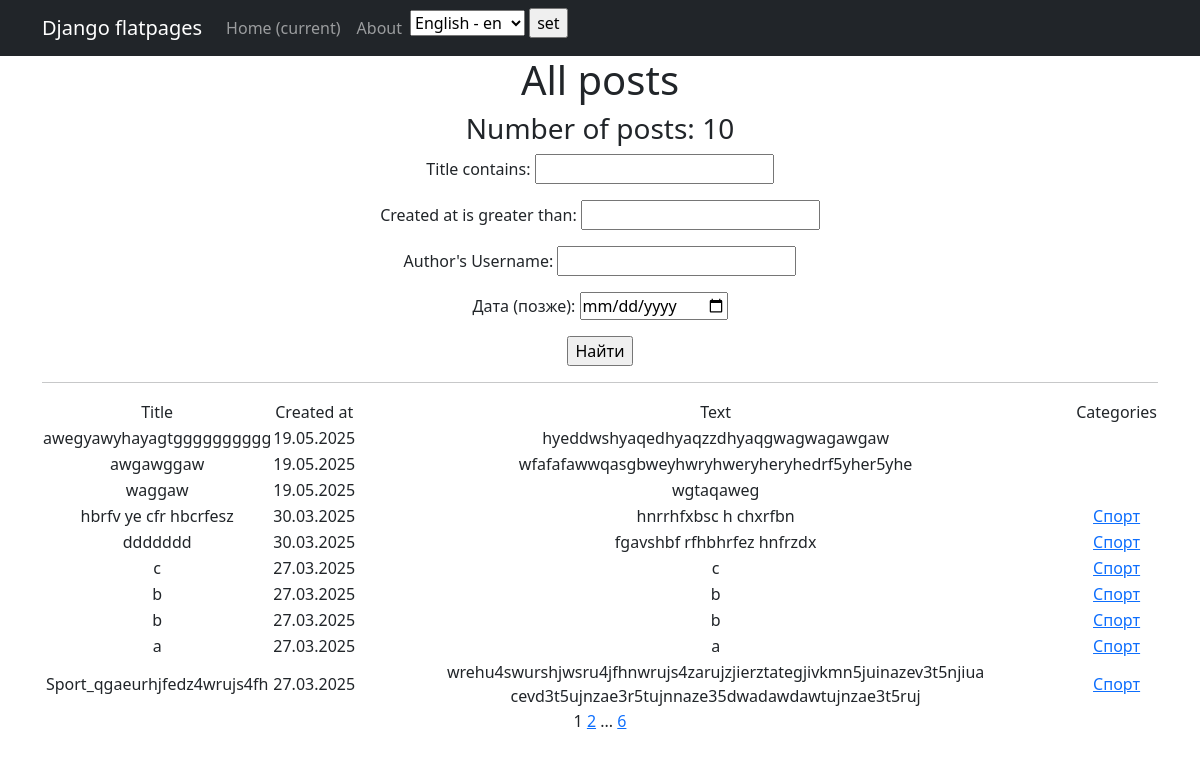
The app's page /news/ (signed in) with its own data.
### news/models.py (models this page shows, shortened)
class Post(models.Model):
    ARTICLE = 'AR'
    NEWS = 'NW'
    POST_TYPES = [
        (ARTICLE, 'статья'),
        (NEWS, 'новость'),
    ]
    post_type = models.CharField(max_length=2, choices=POST_TYPES, default=ARTICLE)
    created_at = models.DateTimeField(auto_now_add=True)
    title = models.CharField(max_length=255)
    text = models.TextField()
    rating = models.IntegerField(default=0)
    author = models.ForeignKey(Author, on_delete=models.CASCADE, related_name="posts")
    categories = models.ManyToManyField(Category, through='PostCategory')

class Category(models.Model):
    name = models.CharField(max_length=255, unique=True)
    subscribers = models.ManyToManyField(User, related_name="categories", blank=True, null=True)
    def __str__(self):
        return self.name  # .title()

### news/views.py (the view)
# urls.py: path('', PostsList.as_view(), name='news_list'),
class PostsList(LoginRequiredMixin, ListView):
    model = Post
    ordering = '-created_at'
    template_name = 'posts.html'
    context_object_name = 'posts'
    paginate_by = 10
    def get_context_data(self, **kwargs):
        context = super().get_context_data(**kwargs)
        context['filterset'] = PostFilter(self.request.GET, queryset=self.get_queryset())
        context['is_not_author'] = not self.request.user.groups.filter(name='authors').exists()
        return context

### news/templatetags/custom_filters.py (called while the page is built)
@register.filter()
def censor(text):
    if not isinstance(text, str):
        return text
    def replace(match):
        word = match.group(0)
        return word[0] + '*' * (len(word) - 1)
    pattern = r'\b(' + '|'.join(re.escape(word) for word in PROFANITY) + r')\b'
    return re.sub(pattern, replace, text, flags=re.IGNORECASE)

### templates/posts.html (shortened to what this page needs)
{% extends 'flatpages/default.html' %}
{% load custom_filters %}
{% load custom_tags %}
{% load cache %}
{% load i18n %}
{% block content %}
    {% cache 300 posts_header %}
    <h1>{% trans 'Все новости' %}</h1>
    <h3>{% trans 'Кол-во новостей:' %} {{ posts|length }}</h3>
    {% endcache %}
    <form action="" method="get">
       {{ filterset.form.as_p }}
       <input type="submit" value="Найти" />
   </form>
    <hr>
    {% if posts %}
        {% cache 300 posts_table %}
        <table>
        <tr>
            <td>{% trans 'Заголовок' %}</td>
            <td>{% trans 'Дата создания' %}</td>
            <td>{% trans 'Текст' %}</td>
            <td>{% trans 'Категории' %}</td>
        </tr>
        {% for post in posts|dictsortreversed:"created_at" %}
        <tr>
            <td>{{ post.title|censor }}</td>
            <td>{{ post.created_at|date:'d.m.Y' }}</td>
            <td>{{ post.text|truncatewords:20|censor }}</td>
            <td>
                {% for category in post.categories.all %}
                    <a href="{% url 'news:category_list' category.id %}">{{ category }}</a>
                {% endfor %}
            </td>
        </tr>
        {% endfor %}
        </table>
        {% endcache %}
    {% else %}
        <h2>{% trans 'Новостей нет!' %}</h2>
    {% endif %}
    {{ page_obj.number }}
    {% if page_obj.has_next %}
        <a href="?page={{ page_obj.next_page_number }}">{{ page_obj.next_page_number }}</a>
        {% if paginator.num_pages != page_obj.next_page_number %}
            ...
            <a href="?page={{ page_obj.paginator.num_pages }}">{{ page_obj.paginator.num_pages }}</a>
        {% endif %}
    {% endif %}
{% endblock content %}

### records on screen
Post: title|censor "awegyawyhayagtgggggggggg", created_at "19.05.2025", text|censor "hyeddwshyaqedhyaqzzdhyaqgwagwagawgaw"
Post: title|censor "awgawggaw", created_at "19.05.2025", text|censor "wfafafawwqasgbweyhwryhweryheryhedrf5yher5yhe"
Post: title|censor "waggaw", created_at "19.05.2025", text|censor "wgtaqaweg"
Post: title|censor "hbrfv ye cfr hbcrfesz", created_at "30.03.2025", text|censor "hnrrhfxbsc h chxrfbn"
Category: name "Спорт"
Post: title|censor "ddddddd", created_at "30.03.2025", text|censor "fgavshbf rfhbhrfez hnfrzdx"
Post: title|censor "c", created_at "27.03.2025", text|censor "c"
Post: title|censor "b", created_at "27.03.2025", text|censor "b"
Post: title|censor "b", created_at "27.03.2025", text|censor "b"
Post: title|censor "a", created_at "27.03.2025", text|censor "a"
Post: title|censor "Sport_qgaeurhjfedz4wrujs4fh", created_at "27.03.2025", text|censor "wrehu4swurshjwsru4jfhnwrujs4zarujzjierztategjivkmn5juinazev3t5njiua cevd3t5ujnzae3r5tujnnaze35dwadawdawtujnzae3t5ruj"

### other values on screen
{{ posts|length }} "10"
{{ page_obj.number }} "1"
{{ page_obj.next_page_number }} "2"
{{ page_obj.paginator.num_pages }} "6"
form field language "English - en"
